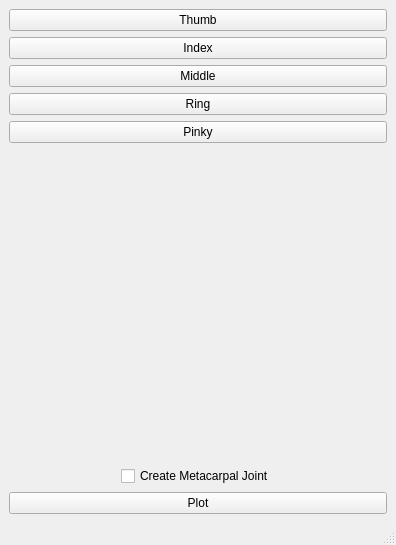
<?xml version="1.0" encoding="UTF-8"?>
<ui version="4.0">
 <class>plot_fingers_win</class>
 <widget class="QMainWindow" name="plot_fingers_win">
  <property name="geometry">
   <rect>
    <x>0</x>
    <y>0</y>
    <width>396</width>
    <height>545</height>
   </rect>
  </property>
  <property name="windowTitle">
   <string>Plot Finger Joints</string>
  </property>
  <widget class="QWidget" name="centralwidget">
   <property name="autoFillBackground">
    <bool>true</bool>
   </property>
   <layout class="QHBoxLayout" name="horizontalLayout_2">
    <item>
     <layout class="QVBoxLayout" name="verticalLayout_2" stretch="1,1,1,1,1,0,1,1">
      <item>
       <widget class="QPushButton" name="thumb">
        <property name="text">
         <string>Thumb</string>
        </property>
       </widget>
      </item>
      <item>
       <widget class="QPushButton" name="index">
        <property name="text">
         <string>Index</string>
        </property>
       </widget>
      </item>
      <item>
       <widget class="QPushButton" name="middle">
        <property name="text">
         <string>Middle</string>
        </property>
       </widget>
      </item>
      <item>
       <widget class="QPushButton" name="ring">
        <property name="text">
         <string>Ring</string>
        </property>
       </widget>
      </item>
      <item>
       <widget class="QPushButton" name="pinky">
        <property name="text">
         <string>Pinky</string>
        </property>
       </widget>
      </item>
      <item>
       <spacer name="verticalSpacer">
        <property name="orientation">
         <enum>Qt::Vertical</enum>
        </property>
        <property name="sizeHint" stdset="0">
         <size>
          <width>20</width>
          <height>40</height>
         </size>
        </property>
       </spacer>
      </item>
      <item>
       <layout class="QHBoxLayout" name="horizontalLayout">
        <item>
         <spacer name="horizontalSpacer_2">
          <property name="orientation">
           <enum>Qt::Horizontal</enum>
          </property>
          <property name="sizeHint" stdset="0">
           <size>
            <width>40</width>
            <height>20</height>
           </size>
          </property>
         </spacer>
        </item>
        <item>
         <widget class="QCheckBox" name="createMeta">
          <property name="layoutDirection">
           <enum>Qt::LeftToRight</enum>
          </property>
          <property name="text">
           <string>Create Metacarpal Joint</string>
          </property>
         </widget>
        </item>
        <item>
         <spacer name="horizontalSpacer">
          <property name="orientation">
           <enum>Qt::Horizontal</enum>
          </property>
          <property name="sizeHint" stdset="0">
           <size>
            <width>40</width>
            <height>20</height>
           </size>
          </property>
         </spacer>
        </item>
       </layout>
      </item>
      <item>
       <widget class="QPushButton" name="plot">
        <property name="text">
         <string>Plot</string>
        </property>
       </widget>
      </item>
     </layout>
    </item>
   </layout>
  </widget>
  <widget class="QStatusBar" name="statusbar"/>
 </widget>
 <resources/>
 <connections/>
</ui>
